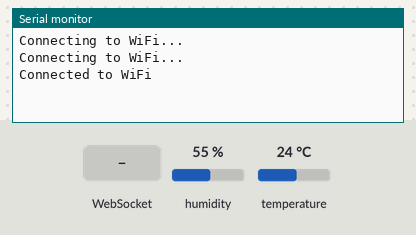
Recording of a sketch running on a simulated ESP32. Parts: the last lines printed to the serial monitor. Inputs (shaded band) come from the test bench; at power-on: humidity 55 %, temperature 24 °C. WiFi joins after 1.5 s; servers stay silent unless stated.

Above: at 3.2 s.
3.3 s: WebSocket text "1" received
At 7.6 s:
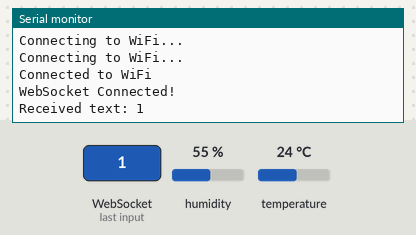
8.5 s: WebSocket text "0" received
At 13.5 s:
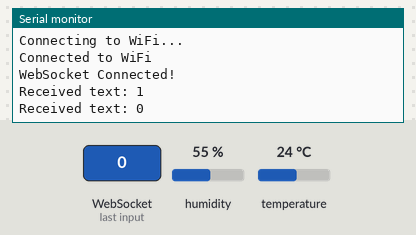

Measured:
- after the input at 3.3 s, the serial monitor: prints a new line after 3.7 s (image 1)
- after the input at 8.5 s, the serial monitor: prints a new line after 3.6 s (image 2)

The sketch:

websocket-dht.ino.ino
```cpp
#include <WiFi.h>
#include <WebSocketsClient.h>
#include <DHT.h>

// Credenciales de la red WiFi
const char *ssid = "OPPO de Dante";
const char *password = "NETSHWLANSHOWPROFILE";

// URL del WebSocket
const char *websocket_server = "wss://realrecursantes.castelancarpinteyro.com";

// Pin del sensor DHT11
#define DHTPIN 4
#define DHTTYPE DHT11

DHT dht(DHTPIN, DHTTYPE);
WebSocketsClient webSocket;

void setup()
{
  Serial.begin(115200);
  WiFi.begin(ssid, password);
  while (WiFi.status() != WL_CONNECTED)
  {
    delay(1000);
    Serial.println("Connecting to WiFi...");
  }
  Serial.println("Connected to WiFi");

  dht.begin();

  webSocket.beginSSL(websocket_server);
  webSocket.onEvent(webSocketEvent);
}

void loop()
{
  webSocket.loop();

  float humidity = dht.readHumidity();
  if (isnan(humidity))
  {
    Serial.println("Failed to read from DHT sensor!");
    return;
  }

  String payload = "{\"humidity\": " + String(humidity) + "}";
  webSocket.sendTXT(payload);

  delay(5000); // Enviar cada 5 segundos
}

void webSocketEvent(WStype_t type, uint8_t *payload, size_t length)
{
  switch (type)
  {
  case WStype_DISCONNECTED:
    Serial.println("WebSocket Disconnected!");
    break;
  case WStype_CONNECTED:
    Serial.println("WebSocket Connected!");
    break;
  case WStype_TEXT:
    Serial.printf("Received text: %s\n", payload);
    break;
  }
}
```
